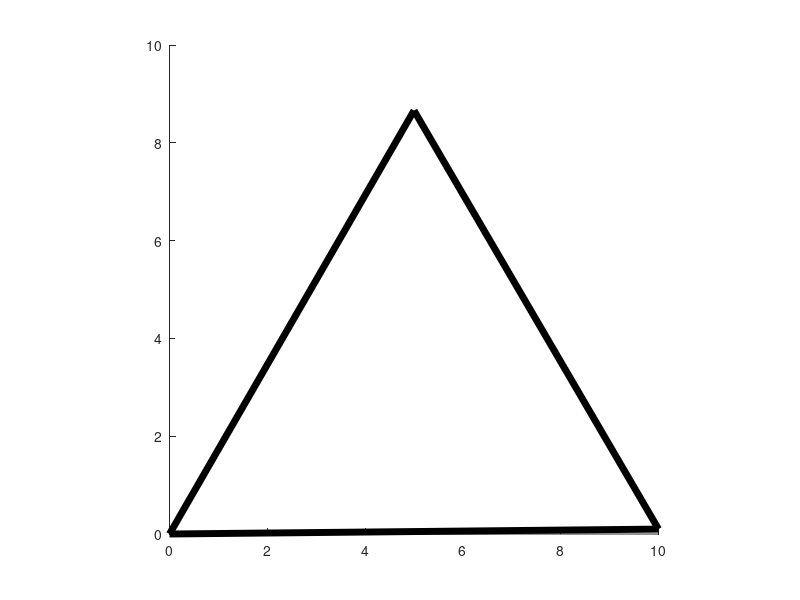

Write the MATLAB code that produced this figure. (Note: this script raises an error after producing the figure.)
clc; clearvars;
dec = 6; % decimal tolerance
% points of triangle
A = [5, 8.66];
B = [0, 0];
C = [10, 0.1];
% plot triangle
ABC = cat(1,A,B,C,A);
figure(1)
hold on
axis equal
axis square
plot(ABC(:,1),ABC(:,2),'k','LineWidth',5)
% centroid, in, circum and ortho-center calculation
[incenter,r] = incent(A,B,C);
mid_A(1,:) = (A(:) + incenter(:))./2;
mid_B(1,:) = (B(:) + incenter(:))./2;
mid_C(1,:) = (C(:) + incenter(:))./2;
viscircles(mid_A, r,'Color','b','LineWidth',10);
viscircles(mid_B, r,'Color','g','LineWidth',10);
viscircles(mid_C, r,'Color','r','LineWidth',10);
hold off
% end of triangle points finding code


